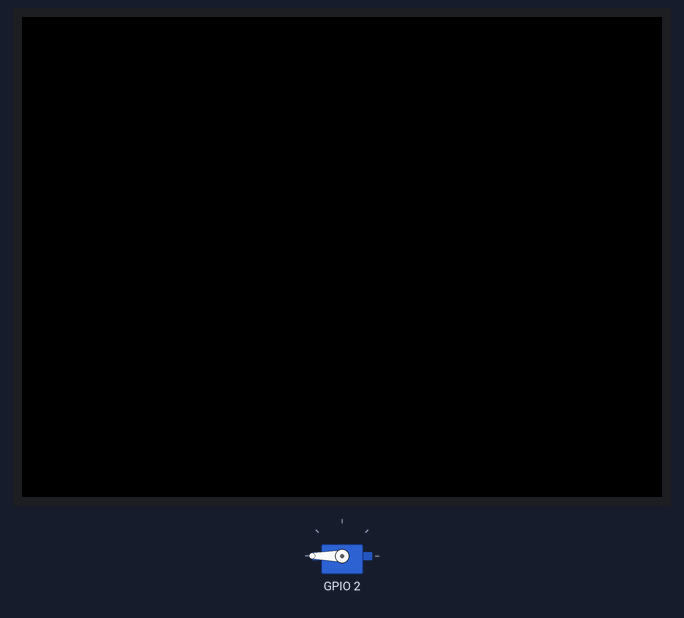
Bench run of a sketch on a simulated ESP32. Parts: 320×240 colour display, servo. Servo pulses on a pin are drawn as a servo (544–2400 µs = 0–180°).

Above: at 0.2 s.
At 1.0 s:
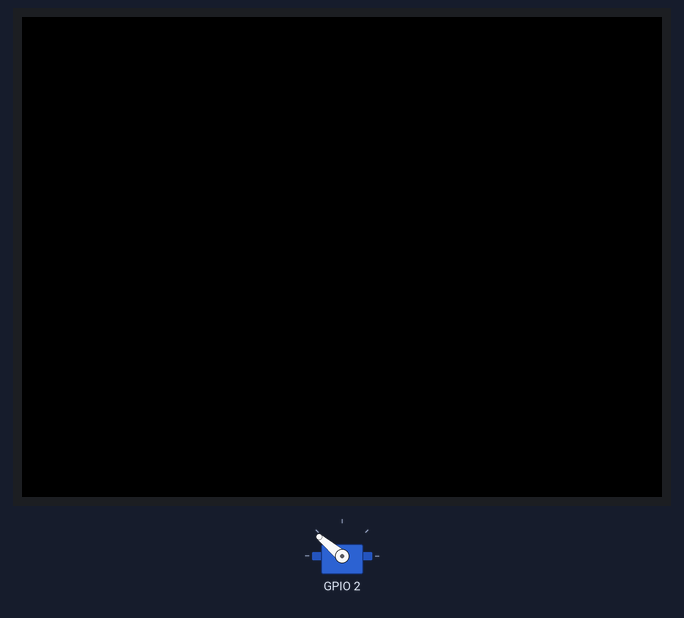
At 2.0 s:
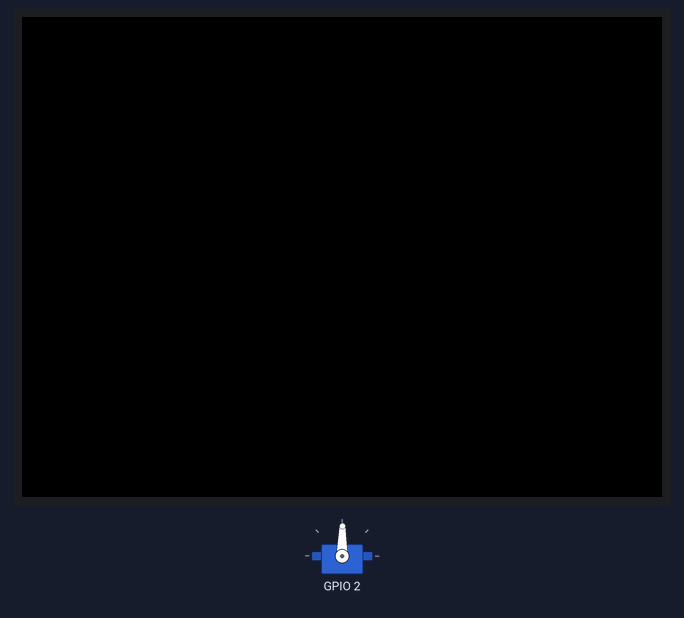
At 3.8 s:
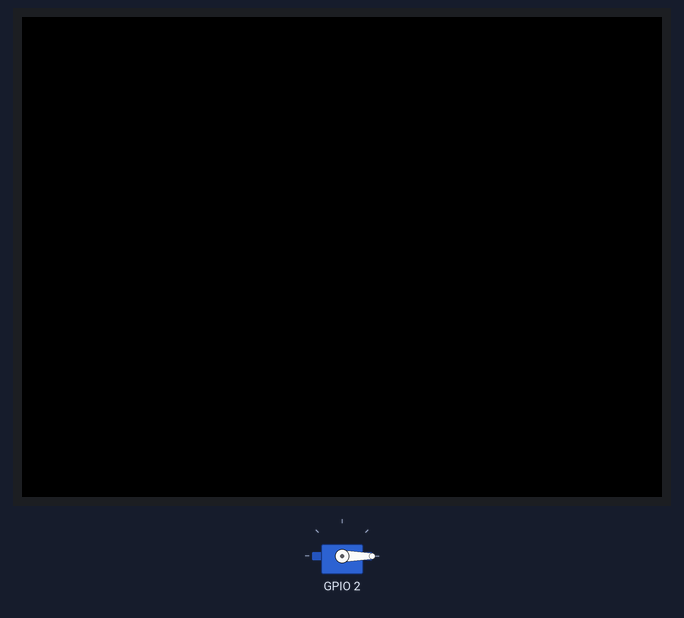
Timing chart, 0 to 5.3 s (numbered marks = the images above):
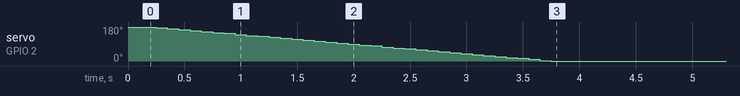

The sketch:

servo.ino
```cpp
/*
 * SG90をPWMで制御するテストプログラム
 */
#include <M5Stack.h>

void SG90write(int angle) {
    ledcWrite(15, map(constrain(angle, -90, 90), -90, 90, 123, 26));  // -90°〜90°を26〜123に比例計算
}

void setup() {
    M5.begin();

    ledcSetup(15, 50, 10);  // (チャネル, 周波数, 分解能)
    ledcAttachPin(2, 15);   // (ピン番号, チャネル)

    for (int angle = -90; angle <= 90; angle += 5) {  // 角度を-90°から90°まで5°ずつ増やす
        SG90write(angle);
        delay(100);
    }
}

void loop() {
}
```
